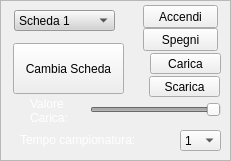
              <widget class="QFrame" name="frame_7">
               <property name="sizePolicy">
                <sizepolicy hsizetype="Fixed" vsizetype="Fixed">
                 <horstretch>0</horstretch>
                 <verstretch>0</verstretch>
                </sizepolicy>
               </property>
               <property name="minimumSize">
                <size>
                 <width>231</width>
                 <height>161</height>
                </size>
               </property>
               <property name="frameShape">
                <enum>QFrame::StyledPanel</enum>
               </property>
               <property name="frameShadow">
                <enum>QFrame::Sunken</enum>
               </property>
               <property name="lineWidth">
                <number>1</number>
               </property>
               <widget class="QSlider" name="slider_valBoard">
                <property name="enabled">
                 <bool>false</bool>
                </property>
                <property name="geometry">
                 <rect>
                  <x>90</x>
                  <y>100</y>
                  <width>131</width>
                  <height>19</height>
                 </rect>
                </property>
                <property name="minimum">
                 <number>1</number>
                </property>
                <property name="maximum">
                 <number>6</number>
                </property>
                <property name="value">
                 <number>6</number>
                </property>
                <property name="sliderPosition">
                 <number>6</number>
                </property>
                <property name="orientation">
                 <enum>Qt::Horizontal</enum>
                </property>
               </widget>
               <widget class="QComboBox" name="cbox_valBoard">
                <property name="geometry">
                 <rect>
                  <x>180</x>
                  <y>130</y>
                  <width>41</width>
                  <height>21</height>
                 </rect>
                </property>
                <property name="palette">
                 <palette>
                  <active>
                   <colorrole role="WindowText">
                    <brush brushstyle="SolidPattern">
                     <color alpha="255">
                      <red>0</red>
                      <green>0</green>
                      <blue>0</blue>
                     </color>
                    </brush>
                   </colorrole>
                   <colorrole role="Text">
                    <brush brushstyle="SolidPattern">
                     <color alpha="255">
                      <red>0</red>
                      <green>0</green>
                      <blue>0</blue>
                     </color>
                    </brush>
                   </colorrole>
                   <colorrole role="ButtonText">
                    <brush brushstyle="SolidPattern">
                     <color alpha="255">
                      <red>0</red>
                      <green>0</green>
                      <blue>0</blue>
                     </color>
                    </brush>
                   </colorrole>
                   <colorrole role="Base">
                    <brush brushstyle="SolidPattern">
                     <color alpha="255">
                      <red>188</red>
                      <green>188</green>
                      <blue>188</blue>
                     </color>
                    </brush>
                   </colorrole>
                  </active>
                  <inactive>
                   <colorrole role="WindowText">
                    <brush brushstyle="SolidPattern">
                     <color alpha="255">
                      <red>0</red>
                      <green>0</green>
                      <blue>0</blue>
                     </color>
                    </brush>
                   </colorrole>
                   <colorrole role="Text">
                    <brush brushstyle="SolidPattern">
                     <color alpha="255">
                      <red>0</red>
                      <green>0</green>
                      <blue>0</blue>
                     </color>
                    </brush>
                   </colorrole>
                   <colorrole role="ButtonText">
                    <brush brushstyle="SolidPattern">
                     <color alpha="255">
                      <red>0</red>
                      <green>0</green>
                      <blue>0</blue>
                     </color>
                    </brush>
                   </colorrole>
                   <colorrole role="Base">
                    <brush brushstyle="SolidPattern">
                     <color alpha="255">
                      <red>188</red>
                      <green>188</green>
                      <blue>188</blue>
                     </color>
                    </brush>
                   </colorrole>
                  </inactive>
                  <disabled>
                   <colorrole role="WindowText">
                    <brush brushstyle="SolidPattern">
                     <color alpha="255">
                      <red>0</red>
                      <green>0</green>
                      <blue>0</blue>
                     </color>
                    </brush>
                   </colorrole>
                   <colorrole role="Text">
                    <brush brushstyle="SolidPattern">
                     <color alpha="255">
                      <red>0</red>
                      <green>0</green>
                      <blue>0</blue>
                     </color>
                    </brush>
                   </colorrole>
                   <colorrole role="ButtonText">
                    <brush brushstyle="SolidPattern">
                     <color alpha="255">
                      <red>0</red>
                      <green>0</green>
                      <blue>0</blue>
                     </color>
                    </brush>
                   </colorrole>
                   <colorrole role="Base">
                    <brush brushstyle="SolidPattern">
                     <color alpha="255">
                      <red>0</red>
                      <green>0</green>
                      <blue>0</blue>
                     </color>
                    </brush>
                   </colorrole>
                  </disabled>
                 </palette>
                </property>
                <property name="styleSheet">
                 <string notr="true">QWidget{color:black;}</string>
                </property>
                <item>
                 <property name="text">
                  <string>1</string>
                 </property>
                </item>
                <item>
                 <property name="text">
                  <string>2</string>
                 </property>
                </item>
                <item>
                 <property name="text">
                  <string>5</string>
                 </property>
                </item>
                <item>
                 <property name="text">
                  <string>10</string>
                 </property>
                </item>
                <item>
                 <property name="text">
                  <string>30</string>
                 </property>
                </item>
                <item>
                 <property name="text">
                  <string>60</string>
                 </property>
                </item>
               </widget>
               <widget class="QToolButton" name="bt_board">
                <property name="geometry">
                 <rect>
                  <x>13</x>
                  <y>43</y>
                  <width>111</width>
                  <height>51</height>
                 </rect>
                </property>
                <property name="styleSheet">
                 <string notr="true">QWidget{color:black;}</string>
                </property>
                <property name="text">
                 <string>Cambia Scheda</string>
                </property>
                <property name="icon">
                 <iconset resource="Resources.qrc">
                  <normaloff>:/icons/images/provaarduin.gif</normaloff>:/icons/images/provaarduin.gif</iconset>
                </property>
                <property name="iconSize">
                 <size>
                  <width>30</width>
                  <height>60</height>
                 </size>
                </property>
                <property name="toolButtonStyle">
                 <enum>Qt::ToolButtonTextUnderIcon</enum>
                </property>
               </widget>
               <widget class="QComboBox" name="cbox_selectBoard">
                <property name="geometry">
                 <rect>
                  <x>14</x>
                  <y>10</y>
                  <width>101</width>
                  <height>21</height>
                 </rect>
                </property>
                <property name="palette">
                 <palette>
                  <active>
                   <colorrole role="WindowText">
                    <brush brushstyle="SolidPattern">
                     <color alpha="255">
                      <red>0</red>
                      <green>0</green>
                      <blue>0</blue>
                     </color>
                    </brush>
                   </colorrole>
                   <colorrole role="Button">
                    <brush brushstyle="SolidPattern">
                     <color alpha="255">
                      <red>211</red>
                      <green>211</green>
                      <blue>211</blue>
                     </color>
                    </brush>
                   </colorrole>
                   <colorrole role="Light">
                    <brush brushstyle="SolidPattern">
                     <color alpha="255">
                      <red>255</red>
                      <green>255</green>
                      <blue>255</blue>
                     </color>
                    </brush>
                   </colorrole>
                   <colorrole role="Midlight">
                    <brush brushstyle="SolidPattern">
                     <color alpha="255">
                      <red>233</red>
                      <green>233</green>
                      <blue>233</blue>
                     </color>
                    </brush>
                   </colorrole>
                   <colorrole role="Dark">
                    <brush brushstyle="SolidPattern">
                     <color alpha="255">
                      <red>105</red>
                      <green>105</green>
                      <blue>105</blue>
                     </color>
                    </brush>
                   </colorrole>
                   <colorrole role="Mid">
                    <brush brushstyle="SolidPattern">
                     <color alpha="255">
                      <red>141</red>
                      <green>141</green>
                      <blue>141</blue>
                     </color>
                    </brush>
                   </colorrole>
                   <colorrole role="Text">
                    <brush brushstyle="SolidPattern">
                     <color alpha="255">
                      <red>0</red>
                      <green>0</green>
                      <blue>0</blue>
                     </color>
                    </brush>
                   </colorrole>
                   <colorrole role="BrightText">
                    <brush brushstyle="SolidPattern">
                     <color alpha="255">
                      <red>255</red>
                      <green>255</green>
                      <blue>255</blue>
                     </color>
                    </brush>
                   </colorrole>
                   <colorrole role="ButtonText">
                    <brush brushstyle="SolidPattern">
                     <color alpha="255">
                      <red>0</red>
                      <green>0</green>
                      <blue>0</blue>
                     </color>
                    </brush>
                   </colorrole>
                   <colorrole role="Base">
                    <brush brushstyle="SolidPattern">
                     <color alpha="255">
                      <red>209</red>
                      <green>209</green>
                      <blue>209</blue>
                     </color>
                    </brush>
                   </colorrole>
                   <colorrole role="Window">
                    <brush brushstyle="SolidPattern">
                     <color alpha="255">
                      <red>211</red>
                      <green>211</green>
                      <blue>211</blue>
                     </color>
                    </brush>
                   </colorrole>
                   <colorrole role="Shadow">
                    <brush brushstyle="SolidPattern">
                     <color alpha="255">
                      <red>0</red>
                      <green>0</green>
                      <blue>0</blue>
                     </color>
                    </brush>
                   </colorrole>
                   <colorrole role="AlternateBase">
                    <brush brushstyle="SolidPattern">
                     <color alpha="255">
                      <red>233</red>
                      <green>233</green>
                      <blue>233</blue>
                     </color>
                    </brush>
                   </colorrole>
                   <colorrole role="ToolTipBase">
                    <brush brushstyle="SolidPattern">
                     <color alpha="255">
                      <red>255</red>
                      <green>255</green>
                      <blue>220</blue>
                     </color>
                    </brush>
                   </colorrole>
                   <colorrole role="ToolTipText">
                    <brush brushstyle="SolidPattern">
                     <color alpha="255">
                      <red>0</red>
                      <green>0</green>
                      <blue>0</blue>
                     </color>
                    </brush>
                   </colorrole>
                  </active>
                  <inactive>
                   <colorrole role="WindowText">
                    <brush brushstyle="SolidPattern">
                     <color alpha="255">
                      <red>0</red>
                      <green>0</green>
                      <blue>0</blue>
                     </color>
                    </brush>
                   </colorrole>
                   <colorrole role="Button">
                    <brush brushstyle="SolidPattern">
                     <color alpha="255">
                      <red>211</red>
                      <green>211</green>
                      <blue>211</blue>
                     </color>
                    </brush>
                   </colorrole>
                   <colorrole role="Light">
                    <brush brushstyle="SolidPattern">
                     <color alpha="255">
                      <red>255</red>
                      <green>255</green>
                      <blue>255</blue>
                     </color>
                    </brush>
                   </colorrole>
                   <colorrole role="Midlight">
                    <brush brushstyle="SolidPattern">
                     <color alpha="255">
                      <red>233</red>
                      <green>233</green>
                      <blue>233</blue>
                     </color>
                    </brush>
                   </colorrole>
                   <colorrole role="Dark">
                    <brush brushstyle="SolidPattern">
                     <color alpha="255">
                      <red>105</red>
                      <green>105</green>
                      <blue>105</blue>
                     </color>
                    </brush>
                   </colorrole>
                   <colorrole role="Mid">
                    <brush brushstyle="SolidPattern">
                     <color alpha="255">
                      <red>141</red>
                      <green>141</green>
                      <blue>141</blue>
                     </color>
                    </brush>
                   </colorrole>
                   <colorrole role="Text">
                    <brush brushstyle="SolidPattern">
                     <color alpha="255">
                      <red>0</red>
                      <green>0</green>
                      <blue>0</blue>
                     </color>
                    </brush>
                   </colorrole>
                   <colorrole role="BrightText">
                    <brush brushstyle="SolidPattern">
                     <color alpha="255">
                      <red>255</red>
                      <green>255</green>
                      <blue>255</blue>
                     </color>
                    </brush>
                   </colorrole>
                   <colorrole role="ButtonText">
                    <brush brushstyle="SolidPattern">
                     <color alpha="255">
                      <red>0</red>
                      <green>0</green>
                      <blue>0</blue>
                     </color>
                    </brush>
                   </colorrole>
                   <colorrole role="Base">
                    <brush brushstyle="SolidPattern">
                     <color alpha="255">
                      <red>209</red>
                      <green>209</green>
                      <blue>209</blue>
                     </color>
                    </brush>
                   </colorrole>
                   <colorrole role="Window">
                    <brush brushstyle="SolidPattern">
                     <color alpha="255">
                      <red>211</red>
                      <green>211</green>
                      <blue>211</blue>
                     </color>
                    </brush>
                   </colorrole>
                   <colorrole role="Shadow">
                    <brush brushstyle="SolidPattern">
                     <color alpha="255">
                      <red>0</red>
                      <green>0</green>
                      <blue>0</blue>
                     </color>
                    </brush>
                   </colorrole>
                   <colorrole role="AlternateBase">
                    <brush brushstyle="SolidPattern">
                     <color alpha="255">
                      <red>233</red>
                      <green>233</green>
                      <blue>233</blue>
                     </color>
                    </brush>
                   </colorrole>
                   <colorrole role="ToolTipBase">
                    <brush brushstyle="SolidPattern">
                     <color alpha="255">
                      <red>255</red>
                      <green>255</green>
                      <blue>220</blue>
                     </color>
                    </brush>
                   </colorrole>
                   <colorrole role="ToolTipText">
                    <brush brushstyle="SolidPattern">
                     <color alpha="255">
                      <red>0</red>
                      <green>0</green>
                      <blue>0</blue>
                     </color>
                    </brush>
                   </colorrole>
                  </inactive>
                  <disabled>
                   <colorrole role="WindowText">
                    <brush brushstyle="SolidPattern">
                     <color alpha="255">
                      <red>0</red>
                      <green>0</green>
                      <blue>0</blue>
                     </color>
                    </brush>
                   </colorrole>
                   <colorrole role="Button">
                    <brush brushstyle="SolidPattern">
                     <color alpha="255">
                      <red>211</red>
                      <green>211</green>
                      <blue>211</blue>
                     </color>
                    </brush>
                   </colorrole>
                   <colorrole role="Light">
                    <brush brushstyle="SolidPattern">
                     <color alpha="255">
                      <red>255</red>
                      <green>255</green>
                      <blue>255</blue>
                     </color>
                    </brush>
                   </colorrole>
                   <colorrole role="Midlight">
                    <brush brushstyle="SolidPattern">
                     <color alpha="255">
                      <red>233</red>
                      <green>233</green>
                      <blue>233</blue>
                     </color>
                    </brush>
                   </colorrole>
                   <colorrole role="Dark">
                    <brush brushstyle="SolidPattern">
                     <color alpha="255">
                      <red>105</red>
                      <green>105</green>
                      <blue>105</blue>
                     </color>
                    </brush>
                   </colorrole>
                   <colorrole role="Mid">
                    <brush brushstyle="SolidPattern">
                     <color alpha="255">
                      <red>141</red>
                      <green>141</green>
                      <blue>141</blue>
                     </color>
                    </brush>
                   </colorrole>
                   <colorrole role="Text">
                    <brush brushstyle="SolidPattern">
                     <color alpha="255">
                      <red>0</red>
                      <green>0</green>
                      <blue>0</blue>
                     </color>
                    </brush>
                   </colorrole>
                   <colorrole role="BrightText">
                    <brush brushstyle="SolidPattern">
                     <color alpha="255">
                      <red>255</red>
                      <green>255</green>
                      <blue>255</blue>
                     </color>
                    </brush>
                   </colorrole>
                   <colorrole role="ButtonText">
                    <brush brushstyle="SolidPattern">
                     <color alpha="255">
                      <red>0</red>
                      <green>0</green>
                      <blue>0</blue>
                     </color>
                    </brush>
                   </colorrole>
                   <colorrole role="Base">
                    <brush brushstyle="SolidPattern">
                     <color alpha="255">
                      <red>211</red>
                      <green>211</green>
                      <blue>211</blue>
                     </color>
                    </brush>
                   </colorrole>
                   <colorrole role="Window">
                    <brush brushstyle="SolidPattern">
                     <color alpha="255">
                      <red>211</red>
                      <green>211</green>
                      <blue>211</blue>
                     </color>
                    </brush>
                   </colorrole>
                   <colorrole role="Shadow">
                    <brush brushstyle="SolidPattern">
                     <color alpha="255">
                      <red>0</red>
                      <green>0</green>
                      <blue>0</blue>
                     </color>
                    </brush>
                   </colorrole>
                   <colorrole role="AlternateBase">
                    <brush brushstyle="SolidPattern">
                     <color alpha="255">
                      <red>211</red>
                      <green>211</green>
                      <blue>211</blue>
                     </color>
                    </brush>
                   </colorrole>
                   <colorrole role="ToolTipBase">
                    <brush brushstyle="SolidPattern">
                     <color alpha="255">
                      <red>255</red>
                      <green>255</green>
                      <blue>220</blue>
                     </color>
                    </brush>
                   </colorrole>
                   <colorrole role="ToolTipText">
                    <brush brushstyle="SolidPattern">
                     <color alpha="255">
                      <red>0</red>
                      <green>0</green>
                      <blue>0</blue>
                     </color>
                    </brush>
                   </colorrole>
                  </disabled>
                 </palette>
                </property>
                <property name="styleSheet">
                 <string notr="true">QWidget{color:black;}</string>
                </property>
                <item>
                 <property name="text">
                  <string>Scheda 1</string>
                 </property>
                </item>
                <item>
                 <property name="text">
                  <string>Scheda 2</string>
                 </property>
                </item>
                <item>
                 <property name="text">
                  <string>Scheda 3</string>
                 </property>
                </item>
                <item>
                 <property name="text">
                  <string>Scheda 4</string>
                 </property>
                </item>
                <item>
                 <property name="text">
                  <string>Scheda 5</string>
                 </property>
                </item>
                <item>
                 <property name="text">
                  <string>Scheda 6</string>
                 </property>
                </item>
               </widget>
               <widget class="QLabel" name="samplingPeriodLabel">
                <property name="geometry">
                 <rect>
                  <x>20</x>
                  <y>130</y>
                  <width>151</width>
                  <height>20</height>
                 </rect>
                </property>
                <property name="styleSheet">
                 <string notr="true">QLabel { color : white; }</string>
                </property>
                <property name="text">
                 <string>Tempo campionatura:</string>
                </property>
               </widget>
               <widget class="QPushButton" name="powerOffBoard">
                <property name="geometry">
                 <rect>
                  <x>143</x>
                  <y>28</y>
                  <width>75</width>
                  <height>23</height>
                 </rect>
                </property>
                <property name="styleSheet">
                 <string notr="true">QWidget{color:black;}</string>
                </property>
                <property name="text">
                 <string>Spegni</string>
                </property>
               </widget>
               <widget class="QPushButton" name="powerOnBoard">
                <property name="geometry">
                 <rect>
                  <x>143</x>
                  <y>5</y>
                  <width>75</width>
                  <height>23</height>
                 </rect>
                </property>
                <property name="styleSheet">
                 <string notr="true">QWidget{color:black;}</string>
                </property>
                <property name="text">
                 <string>Accendi</string>
                </property>
               </widget>
               <widget class="QPushButton" name="chargeBoard">
                <property name="geometry">
                 <rect>
                  <x>150</x>
                  <y>53</y>
                  <width>71</width>
                  <height>21</height>
                 </rect>
                </property>
                <property name="styleSheet">
                 <string notr="true">QWidget{color:black;}</string>
                </property>
                <property name="text">
                 <string>Carica</string>
                </property>
               </widget>
               <widget class="QPushButton" name="dischargeBoard">
                <property name="geometry">
                 <rect>
                  <x>149</x>
                  <y>76</y>
                  <width>71</width>
                  <height>21</height>
                 </rect>
                </property>
                <property name="styleSheet">
                 <string notr="true">QWidget{color:black;}</string>
                </property>
                <property name="text">
                 <string>Scarica</string>
                </property>
               </widget>
               <widget class="QLabel" name="boardValueLabel">
                <property name="geometry">
                 <rect>
                  <x>30</x>
                  <y>95</y>
                  <width>81</width>
                  <height>31</height>
                 </rect>
                </property>
                <property name="styleSheet">
                 <string notr="true">QLabel { color : white; }</string>
                </property>
                <property name="text">
                 <string>Valore 
Carica: </string>
                </property>
               </widget>
              </widget>
